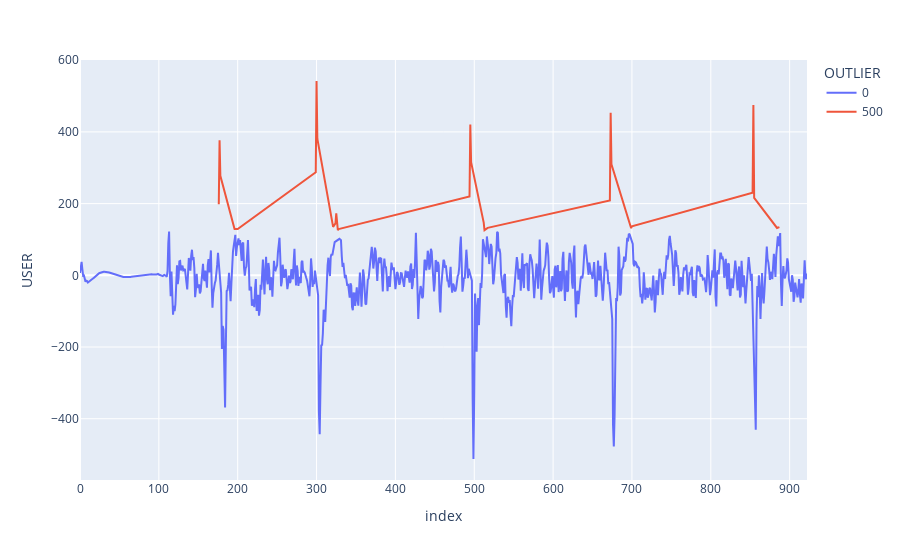

The notebook cell this image was saved under:
### Code cell
plot_time_series_eeg(df_plot)

### Figure 1 — Plotly figure (JSON) as saved in the notebook; plotly's stock layout.template omitted (floating-point values rounded to 4 significant figures; data arrays with more than 128 entries replaced by an {"elided": "..."} marker saying what was removed)
{"data": [{"hovertemplate": "OUTLIER=0<br>index=%{x}<br>USER=%{y}<extra></extra>", "legendgroup": "0", "line": {"color": "#636efa", "dash": "solid"}, "marker": {"symbol": "circle"}, "mode": "lines", "name": "0", "orientation": "v", "showlegend": true, "type": "scatter", "x": {"elided": "892 int values"}, "xaxis": "x", "y": {"elided": "892 float values"}, "yaxis": "y"}, {"hovertemplate": "OUTLIER=500<br>index=%{x}<br>USER=%{y}<extra></extra>", "legendgroup": "500", "line": {"color": "#EF553B", "dash": "solid"}, "marker": {"symbol": "circle"}, "mode": "lines", "name": "500", "orientation": "v", "showlegend": true, "type": "scatter", "x": [176, 177, 178, 196, 200, 299, 300, 301, 321, 322, 324, 325, 326, 327, 328, 494, 495, 496, 512, 513, 517, 672, 673, 674, 699, 700, 853, 854, 855, 884, 887], "xaxis": "x", "y": [198.5, 376.7, 277.7, 129.4, 129.0, 287.3, 541.9, 381.2, 135.1, 139.2, 144.7, 172.6, 129.2, 126.1, 129.0, 219.6, 420.3, 315.7, 147.1, 126.1, 132.4, 208.6, 453.4, 309.7, 131.3, 136.9, 230.5, 475.0, 216.1, 132.1, 134.4], "yaxis": "y"}], "layout": {"legend": {"title": {"text": "OUTLIER"}, "tracegroupgap": 0}, "margin": {"t": 60}, "xaxis": {"anchor": "y", "domain": [0, 1], "title": {"text": "index"}}, "yaxis": {"anchor": "x", "domain": [0, 1], "title": {"text": "USER"}}}}
